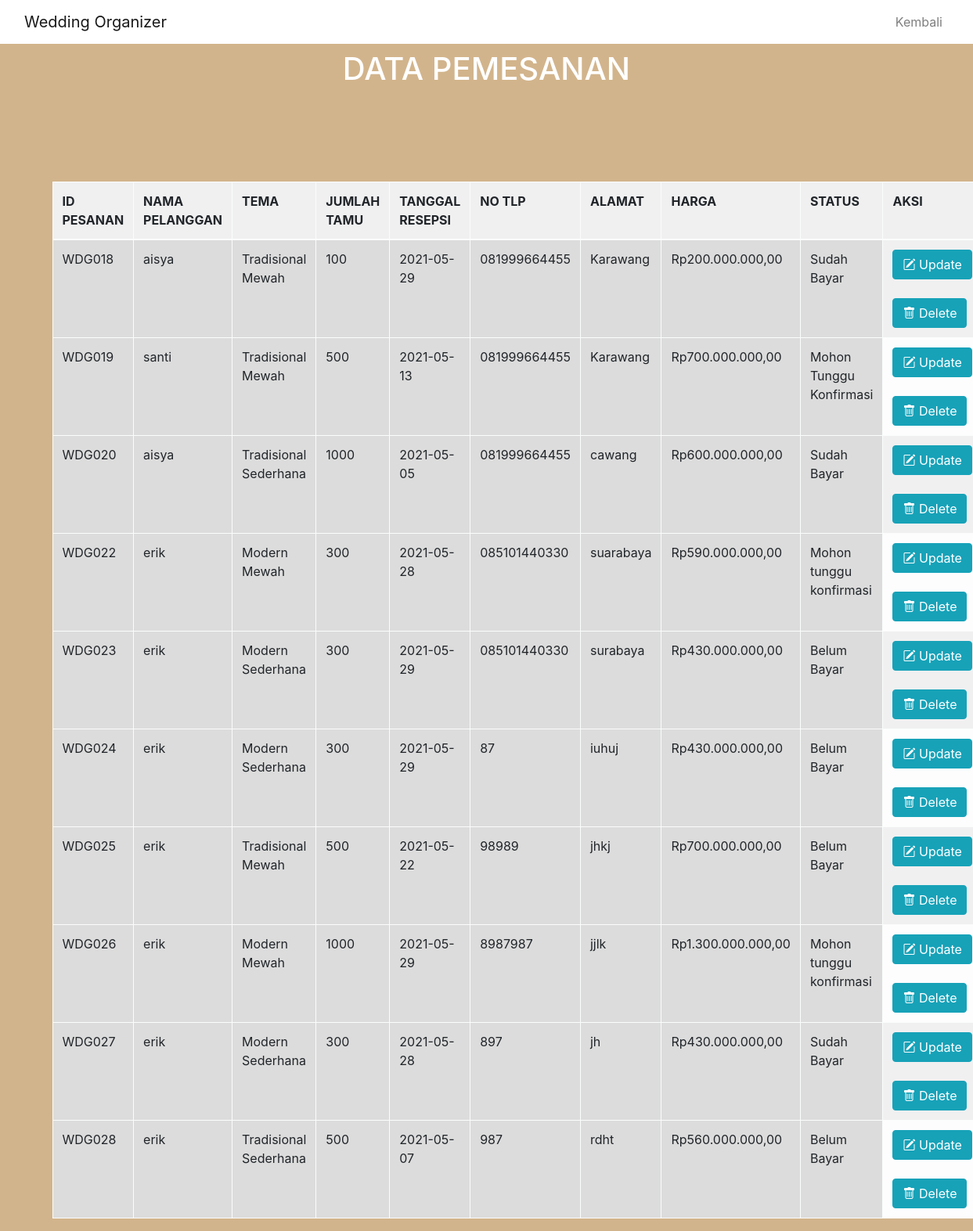
/listpesananadmin.php, run on the app's committed database.
### tables this page shows
CREATE TABLE `datapesanan` (
  `id_pesanan` varchar(10) NOT NULL,
  `id_user` int(10) NOT NULL,
  `id_paket` int(10) NOT NULL,
  `tgl_resepsi` date NOT NULL,
  `no_telpon` varchar(20) NOT NULL,
  `alamat` varchar(50) NOT NULL,
  `status` varchar(50) NOT NULL
);

CREATE TABLE `user` (
  `id_user` int(10) NOT NULL,
  `nama_lengkap` varchar(30) NOT NULL,
  `username` varchar(50) NOT NULL,
  `password` varchar(20) NOT NULL,
  `hak_akses` enum('admin','pelanggan') NOT NULL,
  `email` varchar(50) NOT NULL
);

CREATE TABLE `paket` (
  `id_paket` int(10) NOT NULL,
  `harga` int(20) NOT NULL,
  `keterangan` varchar(100) NOT NULL,
  `tipe` varchar(50) NOT NULL,
  `jumlah_tamu` varchar(30) NOT NULL
);

### function.php (called while the page is built)
<?php
function rupiah ($angka){
    $hasil = "Rp" . number_format($angka, '2',',','.');
    return $hasil;
}
?>

### listpesananadmin.php (the view, shortened to what this page needs)
<!DOCTYPE html>
<html lang="en">
<head>
    <link rel="stylesheet" href="bootstrap.min.css">
    <link rel="stylesheet" href="https://cdn.jsdelivr.net/npm/bootstrap-icons@1.4.1/font/bootstrap-icons.css">
    <link rel="stylesheet" href="https://stackpath.bootstrapcdn.com/bootstrap/4.4.1/css/bootstrap.min.css">
</head>
<body>
<nav class="navbar fixed-top navbar-expand-lg navbar-light " style="background-color: white;">
  <div class="container-fluid">
    <a class="navbar-brand font-Dishonorable Mention" href="#">Wedding Organizer</a>
    <div class="collapse navbar-collapse" id="navbarNav">
      <ul class="navbar-nav ml-auto text-center">
        <li class="nav-item">
          <a class="nav-link" href="halaman_admin.php" >Kembali</a>
        </li>
      </ul>
    </div>
  </div>
</nav>
    <div class="jumbotron text-white ">
    <div class="container">
    <h1 class="display-6"><center> DATA PEMESANAN</center></h1>
    </div>
    </div>
    <div class="container"  >
    <table border ="1">
    <table class="table">
    <table class="table table-striped table-bordered table-light">
    <tr>
      <th scope="col">ID PESANAN</th>
      <th scope="col">NAMA PELANGGAN</th>
      <th scope="col">TEMA</th>
      <th scope="col">JUMLAH TAMU</th>
      <th scope="col">TANGGAL RESEPSI</th>
      <th scope="col">NO TLP</th>
      <th scope="col">ALAMAT</th>
      <th scope="col">HARGA</th>
      <th scope="col">STATUS</th>
      <th scope="col">AKSI</th>
    </tr>
  <tbody>
    <?php
        include 'koneksi.php';
        include "function.php";
        $data=mysqli_query($koneksi, "SELECT * FROM datapesanan INNER JOIN paket on datapesanan.id_paket = paket.id_paket INNER JOIN user on datapesanan.id_user = user.id_user") or die(mysqli_error($koneksi));
        foreach($data as $baris){ ?>
        <tr>
                <td style="background-color:#DCDCDC"><?php echo $baris['id_pesanan'] ?></td>
                <td style="background-color:#DCDCDC"><?php echo $baris['nama_lengkap'] ?></td>
                <td style="background-color:#DCDCDC"><?php echo $baris['keterangan'] ?></td>
                <td style="background-color:#DCDCDC"><?php echo $baris['jumlah_tamu'] ?></td>
                <td style="background-color:#DCDCDC"><?php echo $baris['tgl_resepsi'] ?></td>
                <td style="background-color:#DCDCDC"><?php echo $baris['no_telpon'] ?></td>
                <td style="background-color:#DCDCDC"><?php echo $baris['alamat'] ?></td>
                <td style="background-color:#DCDCDC"><?php echo rupiah ($baris['harga'])?></td>
                <td style="background-color:#DCDCDC"><?php echo $baris['status'] ?></td>
            <td>
                <a href="updatepemesanan.php?id_pesanan=<?php echo $baris['id_pesanan']?>"
                class="btn btn-info"><i class="bi bi-pencil-square"></i> Update</a><br><br>
                <a href="deletedatapesanan.php?id_pesanan=<?php echo $baris['id_pesanan']?>"
                class="btn btn-info"><i class="bi bi-trash"></i> Delete</a>
            </td>
        </tr>
    <?php } ?>
  </tbody>
  </table>
  </table>
</div>
</body>
</html>

### listpesananadmin.php (style rules this page uses)
.jumbotron { background-color: #D2B48C; text-align: center; }
body { background-color: #D2B48C; }

### data on the page
datapesanan: id_pesanan "WDG018", id_user.nama_lengkap "aisya", id_paket.keterangan "Tradisional Mewah", id_paket.jumlah_tamu "100", tgl_resepsi "2021-05-29", no_telpon "081999664455", alamat "Karawang", id_paket.harga "Rp200.000.000,00", status "Sudah Bayar"
datapesanan: id_pesanan "WDG019", id_user.nama_lengkap "santi", id_paket.keterangan "Tradisional Mewah", id_paket.jumlah_tamu "500", tgl_resepsi "2021-05-13", no_telpon "081999664455", alamat "Karawang", id_paket.harga "Rp700.000.000,00", status "Mohon Tunggu Konfirmasi"
datapesanan: id_pesanan "WDG020", id_user.nama_lengkap "aisya", id_paket.keterangan "Tradisional Sederhana", id_paket.jumlah_tamu "1000", tgl_resepsi "2021-05-05", no_telpon "081999664455", alamat "cawang", id_paket.harga "Rp600.000.000,00", status "Sudah Bayar"
datapesanan: id_pesanan "WDG022", id_user.nama_lengkap "erik", id_paket.keterangan "Modern Mewah", id_paket.jumlah_tamu "300", tgl_resepsi "2021-05-28", no_telpon "085101440330", alamat "suarabaya", id_paket.harga "Rp590.000.000,00", status "Mohon tunggu konfirmasi"
datapesanan: id_pesanan "WDG023", id_user.nama_lengkap "erik", id_paket.keterangan "Modern Sederhana", id_paket.jumlah_tamu "300", tgl_resepsi "2021-05-29", no_telpon "085101440330", alamat "surabaya", id_paket.harga "Rp430.000.000,00", status "Belum Bayar"
datapesanan: id_pesanan "WDG024", id_user.nama_lengkap "erik", id_paket.keterangan "Modern Sederhana", id_paket.jumlah_tamu "300", tgl_resepsi "2021-05-29", no_telpon "87", alamat "iuhuj", id_paket.harga "Rp430.000.000,00", status "Belum Bayar"
datapesanan: id_pesanan "WDG025", id_user.nama_lengkap "erik", id_paket.keterangan "Tradisional Mewah", id_paket.jumlah_tamu "500", tgl_resepsi "2021-05-22", no_telpon "98989", alamat "jhkj", id_paket.harga "Rp700.000.000,00", status "Belum Bayar"
datapesanan: id_pesanan "WDG026", id_user.nama_lengkap "erik", id_paket.keterangan "Modern Mewah", id_paket.jumlah_tamu "1000", tgl_resepsi "2021-05-29", no_telpon "8987987", alamat "jjlk", id_paket.harga "Rp1.300.000.000,00", status "Mohon tunggu konfirmasi"
datapesanan: id_pesanan "WDG027", id_user.nama_lengkap "erik", id_paket.keterangan "Modern Sederhana", id_paket.jumlah_tamu "300", tgl_resepsi "2021-05-28", no_telpon "897", alamat "jh", id_paket.harga "Rp430.000.000,00", status "Sudah Bayar"
datapesanan: id_pesanan "WDG028", id_user.nama_lengkap "erik", id_paket.keterangan "Tradisional Sederhana", id_paket.jumlah_tamu "500", tgl_resepsi "2021-05-07", no_telpon "987", alamat "rdht", id_paket.harga "Rp560.000.000,00", status "Belum Bayar"
